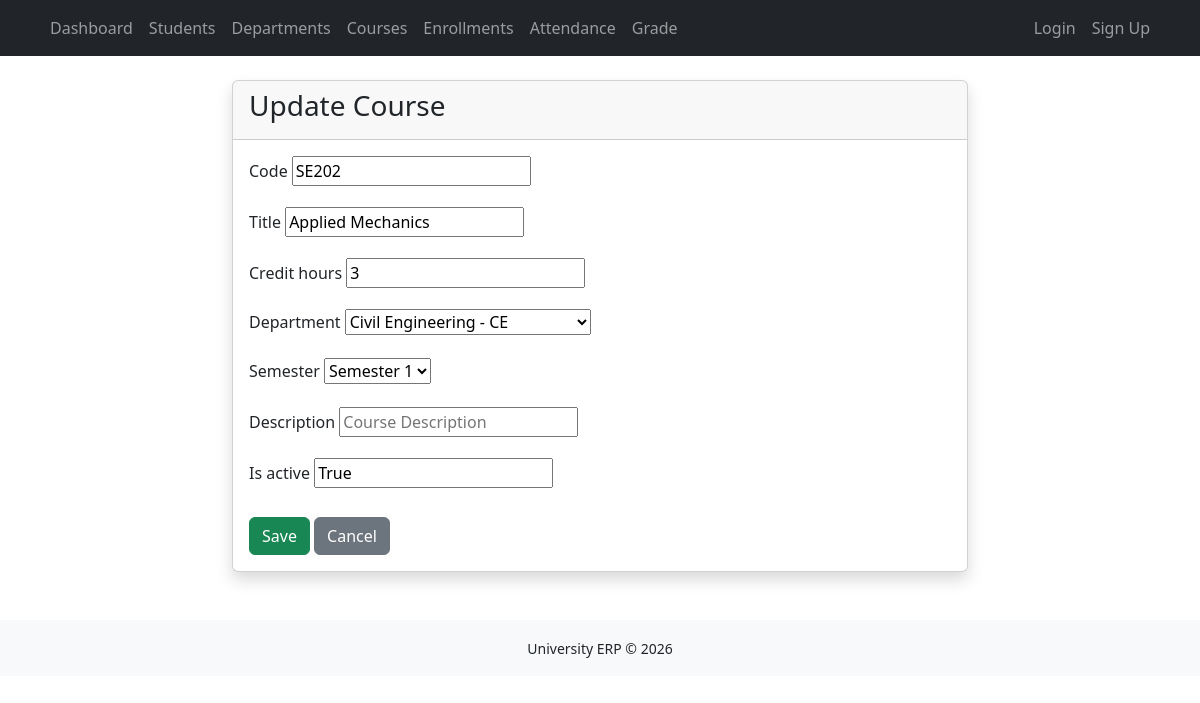
Screenshot of /courses/2/update/ with the database file from the repository.
### courses/models.py (models this page shows, shortened)
class Course(TimeStampedMixin):
    SEMESTER_CHOICES = [
        (1, "Semester 1"),
        (2, "Semester 2"),
        (3, "Semester 3"),
        (4, "Semester 4"),
        (5, "Semester 5"),
        (6, "Semester 6"),
        (7, "Semester 7"),
        (8, "Semester 8"),
    ]
    code = models.CharField(max_length=20, unique=True)
    title = models.CharField(max_length=50)
    credit_hours = models.PositiveSmallIntegerField(default=3)
    department = models.ForeignKey(
        Department, on_delete=models.PROTECT, related_name="courses"
    )
    semester = models.PositiveSmallIntegerField(
        blank=True, null=True, choices=SEMESTER_CHOICES
    )
    description = models.TextField(blank=True)
    is_active = models.BooleanField(default=True)
    class Meta:
        ordering = ["semester", "code"]
        verbose_name = "Course"
        verbose_name_plural = "Courses"

### courses/views.py (the view)
# urls.py: path("<int:pk>/update/", views.course_update, name="course_update"),
def course_update(request, pk):
    course = get_object_or_404(Course, pk=pk)
    if request.method == "POST":
        form = CourseForm(request.POST, instance=course)
        if form.is_valid():
            form.save()
            messages.success(request, "Course updated successfully")
            return redirect("courses:course_list")
    else:
        form = CourseForm(instance=course)
    context = {
        "form": form,
        "course": course,
        "title": "Update Course"
    }
    return render(request, "courses/course_form.html", context)

### departments/models.py (called while the page is built)
    def __str__(self):
        return f"{self.name} - {self.code}"

### courses/templates/courses/course_form.html (shortened to what this page needs)
{% extends "base.html" %}
{% block content %}
<div class="row justify-content-center">
    <div class="col-lg-8">
        <div class="card shadow">
            <div class="card-header">
                <h3>
                    {{ title }}
                </h3>
            </div>
            <div class="card-body">
                <form method="post">
                    {% include "includes/form_fields.html" %}
                    <div class="mt-4">
                        <button
                            type="submit"
                            class="btn btn-success">
                            Save
                        </button>
                        <a
                            href="{% url 'courses:course_list' %}"
                            class="btn btn-secondary">
                            Cancel
                        </a>
                    </div>
                </form>
            </div>
        </div>
    </div>
</div>
{% endblock %}

### templates/includes/form_fields.html (shortened to what this page needs)
{% for field in form %}
<div class="mb-3">
    <label
        class="form-label"
        for="{{ field.id_for_label }}">
        {{ field.label }}
    </label>
    {{ field }}
</div>
{% endfor %}

### rows the page displays
Course: form "SE202" "Applied Mechanics" "3" "Civil Engineering - CE" "Semester 1" "True"

### other values shown
{{ title }} "Update Course"
{{ field.label }} "Code" "Title" "Credit hours" "Department" "Semester" "Description" "Is active"
